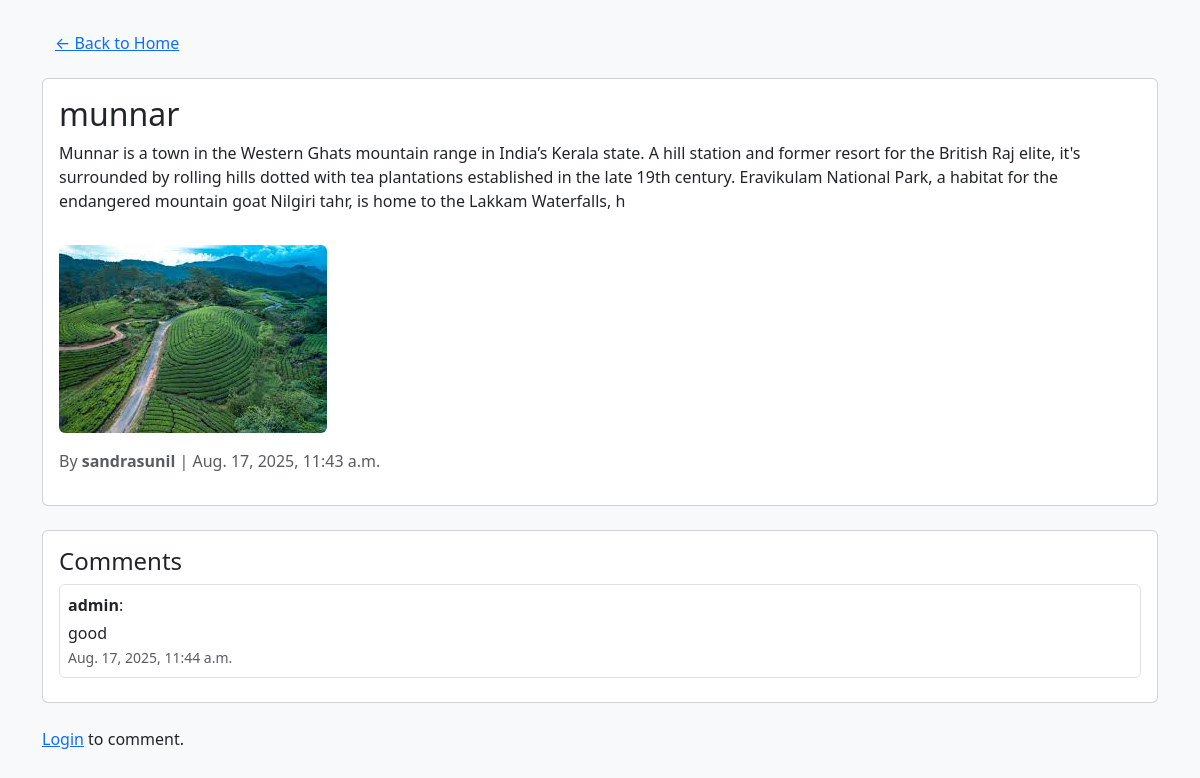
The app's page /post/1/ with its own data.
### blogapp/models.py (models this page shows, shortened)
class BlogPost(models.Model):
    author = models.ForeignKey(User, on_delete=models.CASCADE)
    title = models.CharField(max_length=200)
    content = models.TextField()
    image = models.ImageField(upload_to='blog_images/', blank=True, null=True)
    created_at = models.DateTimeField(auto_now_add=True)

class Comment(models.Model):
    post = models.ForeignKey(BlogPost, related_name="comments", on_delete=models.CASCADE)
    user = models.ForeignKey(User, on_delete=models.CASCADE)
    content = models.TextField()
    created_at = models.DateTimeField(auto_now_add=True)

### blogapp/views.py (the view)
# urls.py: path('post/<int:post_id>/', views.post_detail, name='post_detail'),
def post_detail(request, post_id):
    post = get_object_or_404(BlogPost, id=post_id)
    comments = post.comments.all().order_by('-created_at')
    if request.method == 'POST':
        if not request.user.is_authenticated:
            return redirect('login')
        form = CommentForm(request.POST)
        if form.is_valid():
            comment = form.save(commit=False)
            comment.user = request.user
            comment.post = post
            comment.save()
            return redirect('post_detail', post_id=post.id)
    else:
        form = CommentForm()
    return render(request, 'blogapp/post_detail.html', {
        'post': post,
        'comments': comments,
        'form': form
    })

### blogapp/templates/blogapp/post_detail.html (shortened to what this page needs)
<!DOCTYPE html>
<html lang="en">
<head>
    <link rel="stylesheet" href="https://cdn.jsdelivr.net/npm/bootstrap@5.3.0/dist/css/bootstrap.min.css">
</head>
<body class="bg-light">
<div class="container py-4">
    <a href="{% url 'home' %}" class="btn btn-link mb-3">&larr; Back to Home</a>
    <div class="card mb-4">
        <div class="card-body">
            <h2 class="card-title">{{ post.title }}</h2>
            <p class="card-text">{{ post.content }}</p>
            {% if post.image %}
                <img src="{{ post.image.url }}" class="img-fluid rounded my-3" alt="Post image">
            {% endif %}
            <p class="text-muted">
                By <strong>{{ post.author.username }}</strong> | {{ post.created_at }}
            </p>
        </div>
    </div>
    <div class="card mb-4">
        <div class="card-body">
            <h4 class="card-title">Comments</h4>
            {% for comment in comments %}
                <div class="border rounded p-2 mb-2 bg-white">
                    <p class="mb-1"><strong>{{ comment.user.username }}</strong>:</p>
                    <p class="mb-0">{{ comment.content }}</p>
                    <small class="text-muted">{{ comment.created_at }}</small>
                </div>
            {% empty %}
                <p class="text-muted">No comments yet.</p>
            {% endfor %}
        </div>
    </div>
    {% if user.is_authenticated %}
        <div class="card">
            <div class="card-body">
                <h5 class="card-title">Add a Comment</h5>
                <form method="post">
                    {% csrf_token %}
                    {{ form.as_p }}
                    <button type="submit" class="btn btn-primary mt-2">Add Comment</button>
                </form>
            </div>
        </div>
    {% else %}
        <p><a href="{% url 'login' %}">Login</a> to comment.</p>
    {% endif %}
</div>
</body>
</html>

### records on screen
BlogPost: title "munnar", content "Munnar is a town in the Western Ghats mountain range in India’s Kerala state. A hill station and former resort for the British Raj elite, it's surrounded by rolling hills dotted with tea plantations established in the late 19th century. Eravikulam National Park, a habitat for the endangered mountain goat Nilgiri tahr, is home to the Lakkam Waterfalls, h", image (picture), author.username "sandrasunil", created_at "Aug. 17, 2025, 11:43 a.m."
Comment: user.username "admin", content "good", created_at "Aug. 17, 2025, 11:44 a.m."
